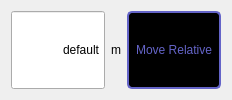
            <widget class="QWidget" name="tab_Relative_3">
             <property name="styleSheet">
              <string notr="true">#tab_Relative_3{
background-color: rgb(0, 0, 0);
}



</string>
             </property>
             <attribute name="title">
              <string>Relative</string>
             </attribute>
             <layout class="QHBoxLayout" name="horizontalLayout_10" stretch="2,0,2">
              <item>
               <widget class="QLineEdit" name="lineEdit_AutoPositionRelative_Axis3">
                <property name="sizePolicy">
                 <sizepolicy hsizetype="Preferred" vsizetype="Preferred">
                  <horstretch>0</horstretch>
                  <verstretch>0</verstretch>
                 </sizepolicy>
                </property>
                <property name="toolTip">
                 <string>Relative distance to travel. Maximum 5 mm.</string>
                </property>
                <property name="text">
                 <string>default</string>
                </property>
                <property name="alignment">
                 <set>Qt::AlignRight|Qt::AlignTrailing|Qt::AlignVCenter</set>
                </property>
               </widget>
              </item>
              <item>
               <widget class="QLabel" name="label_28">
                <property name="text">
                 <string>m</string>
                </property>
                <property name="alignment">
                 <set>Qt::AlignCenter</set>
                </property>
               </widget>
              </item>
              <item>
               <widget class="QPushButton" name="pushButton_AutomaticMoveRelative_Axis3">
                <property name="sizePolicy">
                 <sizepolicy hsizetype="Preferred" vsizetype="Preferred">
                  <horstretch>0</horstretch>
                  <verstretch>0</verstretch>
                 </sizepolicy>
                </property>
                <property name="styleSheet">
                 <string notr="true">QPushButton#pushButton_AutomaticMoveRelative_Axis3{
color:rgb(100,100,200);
background-color:black;
border: 2px solid rgb(100,100,200);
border-radius: 5px
}</string>
                </property>
                <property name="text">
                 <string>Move Relative</string>
                </property>
               </widget>
              </item>
             </layout>
            </widget>
